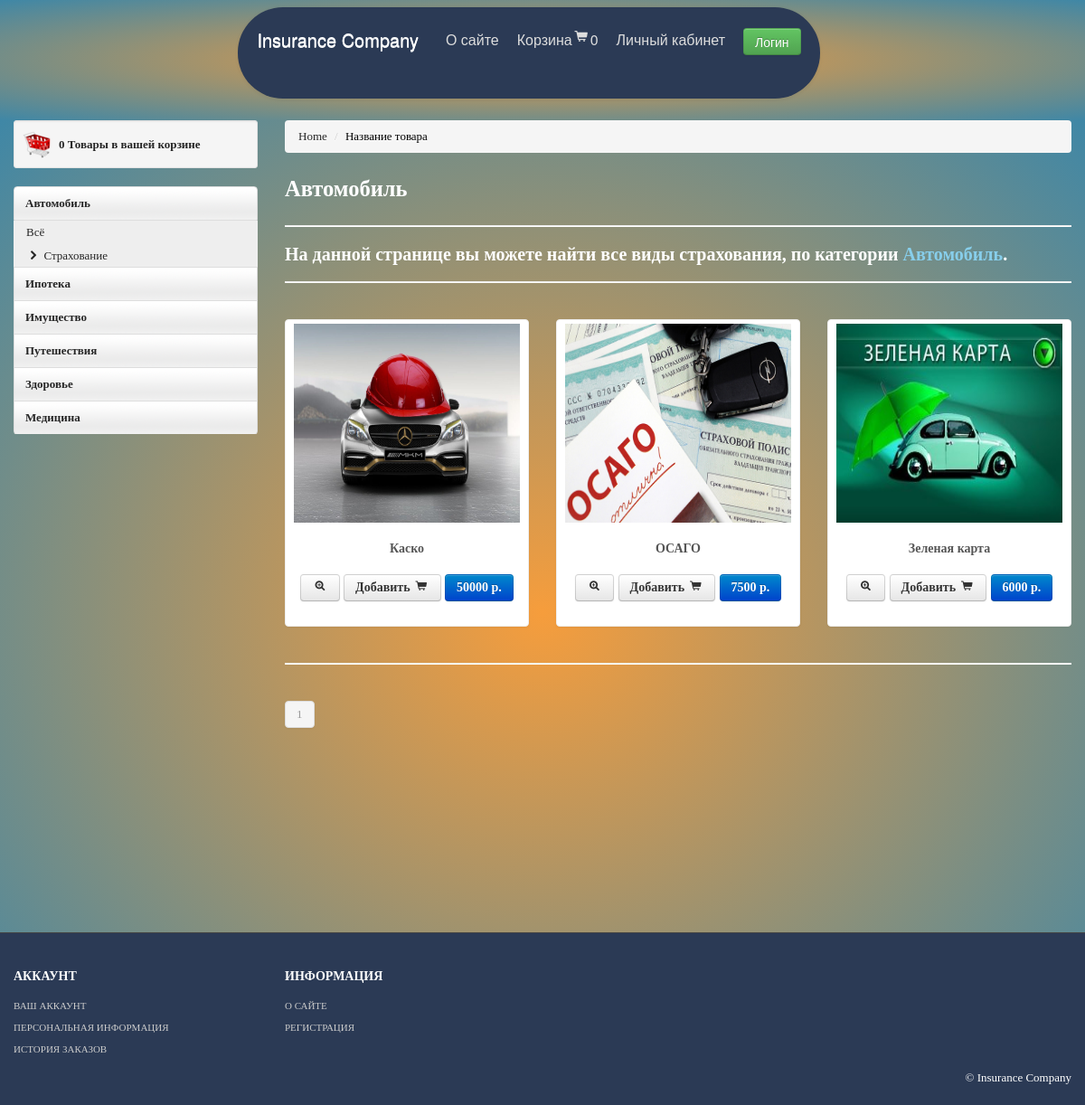
/catalog/category-1, run on the app's committed database.
### tables this page shows
CREATE TABLE `category` (
  `id` int NOT NULL,
  `name` varchar(255) NOT NULL,
  `sort_order` int NOT NULL,
  `status` int NOT NULL DEFAULT '1'
);

CREATE TABLE `sub_category` (
  `id` int NOT NULL,
  `name` varchar(255) NOT NULL,
  `sort_order` int NOT NULL,
  `category_id` int NOT NULL,
  `status` int NOT NULL DEFAULT '1'
);

CREATE TABLE `product` (
  `id` int NOT NULL,
  `name` varchar(255) NOT NULL,
  `code` varchar(255) NOT NULL,
  `brand` varchar(255) NOT NULL,
  `price` float NOT NULL,
  `title` varchar(255) DEFAULT NULL,
  `description` text NOT NULL,
  `category_id` int NOT NULL,
  `sub_category_id` int NOT NULL,
  `availability` int NOT NULL,
  `is_featured` int NOT NULL,
  `is_new` int NOT NULL,
  `image` varchar(255) DEFAULT NULL,
  `status` int NOT NULL DEFAULT '1'
);

### app/controllers/CatalogController.php (called while the page is built, shortened)
<?php
class CatalogController
{
    public function actionCategory($categoryId, $page = 1)
    {
        $categories = Category::getCategoriesList();
        $subCategories = Category::getSubCategoriesList(1);
        $categoryProducts = Product::getProductsListByCategory($categoryId, $page);
        $total = Product::getTotalProductsInCategory($categoryId);
        $pagination = new Pagination($total, $page, Product::SHOW_BY_DEFAULT, 'page-');
        $totalQuantity = Cart::countItems();
        require_once(ROOT . '/views/catalog/category.php');
        return true;
    }
}

### app/components/Router.php (called while the page is built, shortened)
<?php
class Router {
    private $routes;
    public function __construct()
    {
        $routesPath = ROOT . '/app/config/routes.php';
        $this->routes = include($routesPath);
    }
    private function getURI()
    {
        if (!empty($_SERVER['REQUEST_URI'])) {
            return trim($_SERVER['REQUEST_URI'], '/');
        }
    }
    public function run()
    {
        $uri = $this->getURI();
        foreach ($this->routes as $uriPattern => $path) {
            if (preg_match("~$uriPattern~", $uri)) {
                $internalRoute = preg_replace("~$uriPattern~", $path, $uri);
                $segments = explode('/', $internalRoute);
                $controllerName = array_shift($segments).'Controller';
                $controllerName = ucfirst($controllerName);
                $actionName = 'action'.ucfirst(array_shift($segments));
                $parameters = $segments;
                $controllerFile = ROOT.'/app/controllers/'.$controllerName.'.php';
                if (is_file($controllerFile)) {
                    $controllerObject = new $controllerName;
                }
                $result = call_user_func_array(array($controllerObject, $actionName), $parameters);
                if ($result != null) {
                    break;
                }
            }
        }
    }
}

### index.php (called while the page is built, shortened)
<?php
require __DIR__ . '/vendor/autoload.php';
$router = new Router();
$router->run();

### app/components/Cart.php (called while the page is built, shortened)
<?php
class Cart
{
    public static function countItems()
    {
        if (isset($_SESSION['products'])) {
            $count = 0;
            foreach ($_SESSION['products'] as $id => $quantity) {
                $count = $count + $quantity;
            }
            return $count;
        } else {
            return 0;
        }
    }
}

### app/models/Category.php (called while the page is built, shortened)
<?php
class Category
{
    public static function getCategoriesList()
    {
        $db = Db::getConnection();
        $sql = 'SELECT id, name FROM category '
                . 'WHERE status="1" '
                . 'ORDER BY sort_order ASC';
        $result = $db->query($sql);
        $i = 0;
        $categoryList = array();
        while ($row = $result->fetch()) {
            $categoryList[$i]['id'] = $row['id'];
            $categoryList[$i]['name'] = $row['name'];
            $i++;
        }
        return $categoryList;
    }
    public static function getSubCategoriesList($category_id)
    {
        $status = 1;
        $subCategoryList = array();
        $db = Db::getConnection();
        $sql = 'SELECT id, name, category_id FROM sub_category'
                . ' WHERE status=:status AND category_id=:category_id'
                . ' ORDER BY sort_order ASC';
        $result = $db->prepare($sql);
        $result->bindParam(":status", $status, PDO::PARAM_INT);
        $result->bindParam(":category_id", $category_id, PDO::PARAM_INT);
        $result->setFetchMode(PDO::FETCH_ASSOC);
        $result->execute();
        $i = 0;
        while ($row = $result->fetch()) {
            $subCategoryList[$i]['id'] = $row['id'];
            $subCategoryList[$i]['name'] = $row['name'];
            $subCategoryList[$i]['category_id'] = $row['category_id'];
            $i++;
        }
        return $subCategoryList;
    }
}

### app/models/Product.php (called while the page is built, shortened)
<?php
class Product
{
    public static function getProductsListByCategory($categoryId, $page = 1)
    {
        $limit = Product::SHOW_BY_DEFAULT;
        $offset = ($page - 1) * self::SHOW_BY_DEFAULT;
        $db = Db::getConnection();
        $sql = "SELECT id, name, price, is_new, availability, title FROM product "
                . "WHERE status = '1' AND category_id = :category_id "
                . "ORDER BY id ASC LIMIT :limit OFFSET :offset";
        $result = $db->prepare($sql);
        $result->bindParam(':category_id', $categoryId, PDO::PARAM_INT);
        $result->bindParam(':limit', $limit, PDO::PARAM_INT);
        $result->bindParam(':offset', $offset, PDO::PARAM_INT);
        $result->execute();
        $i = 0;
        $products = array();
        while ($row = $result->fetch()) {
            $products[$i]['id'] = $row['id'];
            $products[$i]['name'] = $row['name'];
            $products[$i]['price'] = $row['price'];
            $products[$i]['is_new'] = $row['is_new'];
            $products[$i]['title'] = $row['title'];
            $products[$i]['availability'] = $row['availability'];
            $i++;
        }
        return $products;
    }
    public static function getTotalProductsInCategory($categoryId)
    {
        $db = Db::getConnection();
        $sql = 'SELECT count(id) AS count FROM product WHERE status="1" AND category_id = :category_id';
        $result = $db->prepare($sql);
        $result->bindParam(":category_id", $categoryId, PDO::PARAM_INT);
        $result->execute();
        $row = $result->fetch();
        return $row['count'];
    }
    public static function getImage($id)
    {
        $noImage = 'no-image.jpg';
        $path = '/upload/images/products/';
        $pathToProductImage = $path . $id . '.jpg';
        if (file_exists($_SERVER['DOCUMENT_ROOT'].$pathToProductImage)) {
            return $pathToProductImage;
        }
        return $path . $noImage;
    }
}

### app/components/Autoload.php (called while the page is built, shortened)
<?php
function myAutoloader($class_name)
{
    $array_paths = array(
        '/components/',
        '/models/',
        '/controllers/',
    );
    foreach ($array_paths as $path) {
        $path = ROOT . $path . $class_name . '.php';
    }
}

### views/catalog/category.php (the view, shortened to what this page needs)
<?php include ROOT . '/views/layouts/header.php'; ?>
<div id="mainBody">
    <div class="container">
        <div class="row">
            <div id="sidebar" class="span3">
                <div class="well well-small">
                    <a id="myCart" href="/cart/">
                        <img src="/template/themes/images/ico-cart.png" alt="cart">
                        <span id="cart-count">
                            <?php echo $totalQuantity; ?>
                        </span> Товары в вашей корзине
                    </a>
                </div>
                <ul id="sideManu" class="nav nav-tabs nav-stacked">
                    <?php foreach ($categories as $category): ?>
                        <li class="subMenu<?php if ($category['id'] == $categoryId) echo 'open';?>">
                            <a href="#">
                                <?php echo $category['name']; ?>
                            </a>
                            <ul>
                                <li><a href="/catalog/category-<?php echo $category['id'];?>">Всё</a></li>
                                <?php if (!empty(Category::getSubCategoriesList($category['id'])) && is_array(Category::getSubCategoriesList($category['id']))): ?>
                                    <?php foreach (Category::getSubCategoriesList($category['id']) as $subCategory): ?>
                                        <li>
                                            <a href="/catalog/category-<?php echo $category['id']."-".$subCategory['id'];?>">
                                                <i class="icon-chevron-right"></i>
                                                    <?php echo $subCategory['name']; ?>
                                            </a>
                                        </li>
                                    <?php endforeach; ?>
                                <?php endif; ?>
                            </ul>
                        </li>
                    <?php endforeach; ?>
                </ul>
                <br/>
            </div>
            <div class="span9">
                <ul class="breadcrumb">
                    <li><a href="index.html">Home</a> <span class="divider">/</span></li>
                    <li class="active" style="color: black">Название товара</li>
                </ul>
                <h3 class="opt" style="color: white"> <?php echo $categories[$categoryId-1]['name']; ?></h3>
                <hr class="soft"/>
                <p class="opt" style="color: white; font-weight: bold; font-size: 20px">
                    На данной странице вы можете найти все виды страхования, по категории <span style="color:skyblue"><strong><?php echo $categories[$categoryId-1]['name']; ?></strong></span>.
                </p>
                <hr class="soft"/>
                <br class="clr"/>
                <div class="tab-content">
                    <div class="tab-pane  active" id="blockView">
                        <ul class="thumbnails">
                            <?php if (isset($categoryProducts) && is_array($categoryProducts) && (!empty($categoryProducts))): ?>
                                <?php foreach ($categoryProducts as $product): ?>
                                    <li class="span3">
                                        <div class="thumbnail">
                                            <a href="/product/<?php echo $product['id'];?>">
                                                <img class="product" src="<?php echo Product::getImage($product['id']); ?>" alt=""/>
                                            </a>
                                            <div class="caption">
                                                <h5><?php echo $product['name'];?></h5>
                                                <h4 style="text-align:center">
                                                    <a class="btn" href="/product/<?php echo $product['id'];?>">
                                                        <i class="icon-zoom-in"></i>
                                                    </a>
                                                    <a class="btn add-to-cart" data-id="<?php echo $product['id']; ?>" href="#">Добавить
                                                        <i class="icon-shopping-cart"></i>
                                                    </a>
                                                    <a class="btn btn-primary" href="#">
                                                        <?php echo $product['price'];?> р.
                                                    </a>
                                                </h4>
                                            </div>
                                        </div>
                                    </li>
                                <?php endforeach; ?>
                                <?php else: ?>
                                    <h3 style="margin-left: 50px; color: white; font-size: 20px; font-weight: bold; text-align: center">Нет товаров</h3>
                                <?php endif; ?>
                        </ul>
                        <hr class="soft"/>
                    </div>
                </div>
                <?php echo $pagination->get(); ?>
                <br class="clr"/>
            </div>
        </div>
    </div>
</div>
<div class="footer_" style="margin-top: 200px">
<?php include ROOT . '/views/layouts/footer.php'; ?>

### template/themes/css/base.css (style rules this page uses)
img.product { width: 250px; height: 220px; }
#myCart img { float: left; margin-right: 8px; }
#myCart { font-size: 13px; font-weight: bold; line-height: 33px; }
#sidebar ul ul li a { font-size: 12px; }
#sidebar ul { list-style: none; padding: 0; margin: 0; width: 100%; }
#sidebar li a { font-weight: bold; background: url(../images/tabRepeatInactive.png) repeat-x 0 0; color: #262626; }
#sidebar ul li li a { background: #eee; padding-left: 14px; font-weight: normal; display: block; font-size: 13px; line-height: 26px; }
.thumbnail>a { display: block; text-align: center }
.thumbnail h5, .thumbnail p { text-align: center }
[class^="icon-"], [class*=" icon-"] { background-image: none; }
.navbar .nav.pull-right, #sideManu { overflow: hidden; }
#mainBody { background: radial-gradient(#f69d3c, #3f87a6); background-size: cover; background-position: top; font-family: Ouroboros; background-blend-mode: multiply; }

### data on the page
category: name "Автомобиль"
sub_category: name "Страхование"
category: name "Ипотека"
category: name "Имущество"
category: name "Путешествия"
category: name "Здоровье"
category: name "Медицина"
product: shows a picture, name "Каско", price "50000"
product: shows a picture, name "ОСАГО", price "7500"
product: shows a picture, name "Зеленая карта", price "6000"

### other printed values
$totalQuantity "0"
